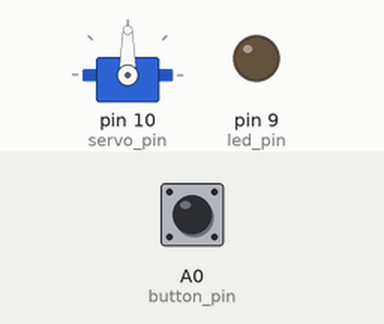
Recording of a sketch running on a simulated Arduino Uno, built with avr-gcc and run on an emulated ATmega328P. On the bench: servo, output pins drawn as LEDs (lit = HIGH). The test bench sets the inputs (shaded band); at power-on: A0 (button_pin) HIGH.

Above: at 2.8 s.
2.9 s: A0 (button_pin) pulled LOW for 1.2 s
At 3.7 s:
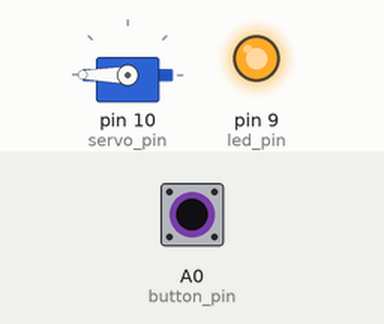
6.5 s: A0 (button_pin) pulled LOW for 3.2 s
At 10.3 s:
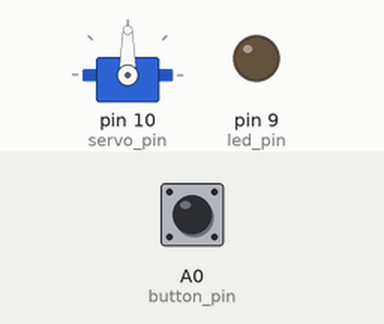
Timing chart, 0 to 11.8 s (numbered marks = the images above; inputs shaded):
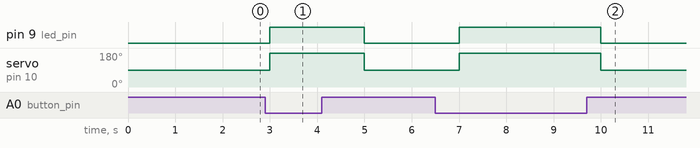

The sketch:

Lcd_and_servo_sync_S.ino
```cpp
#include <Servo.h>

Servo servo;
int servo_pin = 10;
int button_pin = A0;
int led_pin = 9;

void setup() {
  pinMode(button_pin, INPUT);
  pinMode(led_pin, OUTPUT);
  servo.attach(servo_pin);
  Serial.begin(9600);
}

void loop() {
  int button_state = digitalRead(button_pin);

  if (button_state == LOW) {
    servo.write(180);
    digitalWrite(led_pin, HIGH);  // Turn on the LED
  } else {
    servo.write(90);
    digitalWrite(led_pin, LOW);   // Turn off the LED
  }
  delay(1000);
}
```

Measured:
- after the input at 2.9 s, pin 9 (led_pin): LOW → HIGH after 0.10 s, → LOW 2.0 s later; servo on pin 10 (servo_pin): 90° → 180° after 0.10 s, → 90° 2.0 s later
- after the input at 6.5 s, pin 9 (led_pin): LOW → HIGH after 0.50 s, → LOW 3.0 s later; servo on pin 10 (servo_pin): 90° → 180° after 0.50 s, → 90° 3.0 s later
